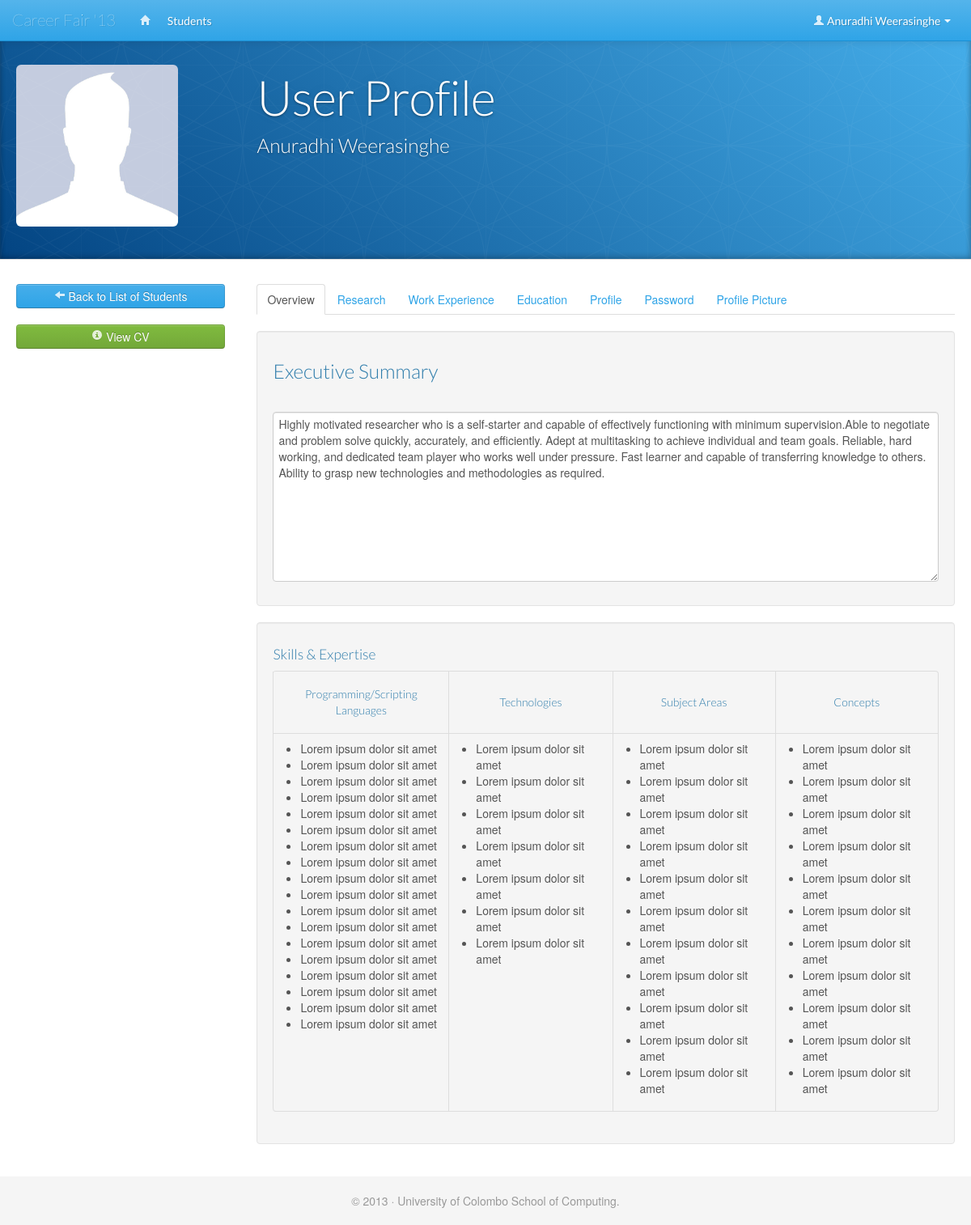
Page /view_profile.php (signed in) on the committed database.
### tables this page shows
CREATE TABLE IF NOT EXISTS `user_logins` (
  `id` int(11) NOT NULL AUTO_INCREMENT,
  `object_type` int(11) NOT NULL,
  `username` varchar(50) NOT NULL,
  `password` varchar(50) NOT NULL,
  `first_name` varchar(100) NOT NULL,
  `last_name` varchar(100) NOT NULL,
  `email_address` varchar(255) NOT NULL,
  `telephone_number` varchar(20) NOT NULL,
  PRIMARY KEY (`id`),
  KEY `object_type` (`object_type`)
);

CREATE TABLE IF NOT EXISTS `user_students` (
  `id` int(11) NOT NULL AUTO_INCREMENT,
  `login_id` int(11) NOT NULL,
  `degree_program_id` int(11) NOT NULL,
  `executive_summary` text NOT NULL,
  `research_project_title` text NOT NULL,
  `research_project_desc` text NOT NULL,
  `cv_file_name` varchar(255) NOT NULL,
  PRIMARY KEY (`id`),
  KEY `degree_program_id` (`degree_program_id`),
  KEY `login_id` (`login_id`)
);

### includes/session.php (called while the page is built, shortened)
<?php
require_once("database.php");
class Session {
	private function check_log_in(){
		if (isset($_SESSION['id']) && isset($_SESSION['object_type'])){
			$this->object_type = $_SESSION['object_type'];
			$this->logged_in = true;
		} else {
			unset($this->id);
			unset($this->object_type);
			$this->logged_in = false;
		}
	}
}
$session = new Session();
?>

### includes/user_login.php (called while the page is built, shortened)
<?php
require_once("database.php");
class UserLogin extends DatabaseObject {
	protected static $table_name = "user_logins";
	public $first_name;
	public $last_name;
	public function get_user($id){
		$sql  = "SELECT * FROM " . static::$table_name;
		$sql .= " WHERE id = " . $id;
		$sql .= " LIMIT 1";
		$result_array = self::find_by_sql($sql);
		return !empty($result_array) ? array_shift($result_array) : false;
	}
	public function full_name(){
		if (isset($this->first_name) && isset($this->last_name)){
			return $this->first_name . " " . $this->last_name;
		} else {
			return "";
		}
	}
}
?>

### includes/database.php (called while the page is built, shortened)
<?php
class MySQLDatabase{
	private $connection;
	public function open_connection(){
		$this->connection = mysql_connect(DB_SERVER, DB_USER, DB_PASS);
	}
	public function query($sql){
		$result = mysql_query($sql, $this->connection);
		return $result;
	}
	public function fetch_array($result_set){
		return mysql_fetch_array($result_set);
	}
}
$database = new MySQLDatabase();
?>

### includes/database_object.php (called while the page is built, shortened)
<?php
require_once("database.php");
class DatabaseObject {
	protected static $db_fields;
	public static function find_by_sql($sql=""){
		global $database;
		$result_set = $database->query($sql);
		$object_array = array();
		while ($row = $database->fetch_array($result_set)){
			$object_array[] = static::instantiate($row);
		}
		return $object_array;
	}
	private static function instantiate($row){
		$object = new $class_name;
		foreach($row as $attribute=>$value){
			if ($object->has_attribute($attribute)){
				$object->$attribute = $value;
			}
		}
		return $object;
	}
	private function has_attribute($attribute){
		return array_key_exists($attribute, $this->attributes());
	}
	protected function attributes(){
		$attributes = array();
		foreach(static::$db_fields as $field){
			if(property_exists($this, $field)){
				$attributes[$field] = $this->$field;
			}
		}
		return $attributes;
	}
}
?>

### includes/student.php (called while the page is built, shortened)
<?php
require_once("database.php");
class Student extends DatabaseObject {
	protected static $table_name = "user_students";
	public function get_user($id){
		$sql  = "SELECT * FROM " . static::$table_name;
		$sql .= " WHERE login_id = " . $id;
		$sql .= " LIMIT 1";
		$result_array = self::find_by_sql($sql);
		return !empty($result_array) ? array_shift($result_array) : false;
	}
}
?>

### public/view_profile.php (the view, shortened to what this page needs)
<?php
require_once("../includes/initialize.php");
$user_login_object = new UserLogin();
$student_object = new Student();
$admin_user_object = new AdminUser();
$company_user_object = new CompanyUser();
$photo_object = new Photo();
if ($session->is_logged_in()){
	if ($session->object_type == 3){
		$user = $user_login_object->get_user($_SESSION['id']);
		$admin_user = $admin_user_object->get_user($user->id);
		$admin_levels = AdminLevel::find_all();
		if (isset($_POST['submit'])){
			$user->username = $_POST['username'];
			$user->first_name = $_POST['first_name'];
			$user->last_name = $_POST['last_name'];
			$user->email_address = $_POST['email_address'];
			$user->admin_level = $_POST['admin_level'];
			if ($user->update()){
				$session->message("Success! Your details were updated. ");
				redirect_to('view_profile.php');
			} else {
				$session->message("Error! Your details could not be updated. ");
			}
		}
		if (isset($_POST['update'])){
			if ($_POST['old_password'] == $user->password){
				$user->password = $_POST['new_password'];
				if ($user->update()){
					$session->message("Success! Your password was updated. ");
					redirect_to('view_profile.php');
				} else {
					$session->message("Error! Your password could not be updated. ");
				}
			} else {
				$session->message("Error! The existing password did not match. ");
			}
		}
		if (isset($_POST['upload'])){
			$photo = new Photo();
			$photo->related_object_type = '3';
			$photo->related_object_id = $user->id;
			$photo->photo_type = 9;
			$photo->attach_file_admin_user($_FILES['file_upload'], $user->id, $user->first_name, $user->last_name);
			if ($photo->save()){
				$session->message("Success! The photo was uploaded successfully. ");
				redirect_to('list_admin_users.php');
			} else {
				$message = join("<br />", $photo->errors);
			}
		}
	} else if ($session->object_type == 2){
		$user = $user_login_object->get_user($_SESSION['id']);
		$student = $student_object->get_user($user->id);
		$profile_picture_of_student = $photo_object->get_profile_picture(2, $student->id);
	} else if ($session->object_type == 5){
		$user = $user_login_object->get_user($_SESSION['id']);
		$company_user = $company_user_object->get_user($user->id);
	}
}
?>
<!DOCTYPE html>
<html lang="en">
  <head>
    <?php require_once('../includes/layouts/header.php');?>
  </head>
  <body>
    <div id="wrap">
      <?php require_once('../includes/layouts/navbar.php');?>
      <header class="jumbotron subhead">
		 <div class="container-fluid">
		 <div class="row-fluid">
		 <div class="span3">
		 <?php
         if (!empty($profile_picture_of_student->filename)) {
         	echo '<img src="../' . $profile_picture_of_student->image_path() . '" width="200" class="img-rounded" />';
         } else {
         	echo '<img src="img/default-prof-pic.jpg" width="200" class="img-rounded" alt="Please upload a profile picture" />';
         }
         ?>
		 </div>
		 <div class="span9">
		 	<h1>User Profile</h1>
		 	<h3><?php echo $user->full_name();?></h3>
		 </div>
		 </div>
		 </div>
	  </header>
      <div class="container-fluid">
        <div class="row-fluid">
        <div class="span3">
	        <div class="sidenav" data-spy="affix" data-offset-top="275">
	        	<a href="list_students.php" class="btn btn-primary btn-block"><i class="icon-arrow-left icon-white"></i> Back to List of Students</a><br />
	        	<?php if ($session->object_type == 2) { ?>
	        	<a href="view_student_cv.php?s=<?php echo $user->username; ?>" class="btn btn-success btn-block"><i class="icon-info-sign icon-white"></i> View CV</a><br />
	        	<?php } ?>
	        </div>
        </div>
        <div class="span9">
	    <section>
	    <ul class="nav nav-tabs">
	      <?php if ($session->object_type == 2) { ?>
	      <li class="active"><a href="#overview" data-toggle="tab">Overview</a></li>
	      <li><a href="#research" data-toggle="tab">Research</a></li>
	      <li><a href="#work_experience" data-toggle="tab">Work Experience</a></li>
	      <li><a href="#education" data-toggle="tab">Education</a></li>
	      <?php } ?>
	      <li<?php if ($session->object_type != 2){echo ' class="active"';}?>><a href="#user_details" data-toggle="tab">Profile</a></li>
	      <li><a href="#password_update" data-toggle="tab">Password</a></li>
	      <li><a href="#profile_picture" data-toggle="tab">Profile Picture</a></li>
	    </ul>
	    <div id="myTabContent" class="tab-content">
	    <?php if ($session->object_type == 2) { ?>
	    <div class="tab-pane <?php if ($session->object_type == 2) {echo 'active in';} else {echo 'fade';} ?>" id="overview">
	      	<div class="well">
      			<h3>Executive Summary</h3>
      			<br />
      			<textarea rows="10" class="span12"><?php echo $student->executive_summary; ?></textarea>
      		</div>
      		<div class="well">
      			<h4>Skills &amp; Expertise</h4>
      			<table class="table table-bordered table-hover">
      			<thead>
	      			<tr align="center">
	      				<td><h5>Programming/Scripting Languages</h5></td>
	      				<td><h5>Technologies</h5></td>
	      				<td><h5>Subject Areas</h5></td>
	      				<td><h5>Concepts</h5></td>
	      			</tr>
      			</thead>
      			<tbody>
      				<tr valign="top">
      					<td>
      					<ul>
			      			<li>Lorem ipsum dolor sit amet</li>
			      			<li>Lorem ipsum dolor sit amet</li>
			      			<li>Lorem ipsum dolor sit amet</li>
			      			<li>Lorem ipsum dolor sit amet</li>
			      			<li>Lorem ipsum dolor sit amet</li>
			      			<li>Lorem ipsum dolor sit amet</li>
			      			<li>Lorem ipsum dolor sit amet</li>
			      			<li>Lorem ipsum dolor sit amet</li>
			      			<li>Lorem ipsum dolor sit amet</li>
			      			<li>Lorem ipsum dolor sit amet</li>
			      			<li>Lorem ipsum dolor sit amet</li>
			      			<li>Lorem ipsum dolor sit amet</li>
			      			<li>Lorem ipsum dolor sit amet</li>
			      			<li>Lorem ipsum dolor sit amet</li>
			      			<li>Lorem ipsum dolor sit amet</li>
			      			<li>Lorem ipsum dolor sit amet</li>
			      			<li>Lorem ipsum dolor sit amet</li>
			      			<li>Lorem ipsum dolor sit amet</li>
      					</ul>
      					</td>
      					<td>
      					<ul>
			      			<li>Lorem ipsum dolor sit amet</li>
			      			<li>Lorem ipsum dolor sit amet</li>
			      			<li>Lorem ipsum dolor sit amet</li>
			      			<li>Lorem ipsum dolor sit amet</li>
			      			<li>Lorem ipsum dolor sit amet</li>
			      			<li>Lorem ipsum dolor sit amet</li>
			      			<li>Lorem ipsum dolor sit amet</li>
      					</ul>
      					</td>
      					<td>
      					<ul>
			      			<li>Lorem ipsum dolor sit amet</li>
			      			<li>Lorem ipsum dolor sit amet</li>
			      			<li>Lorem ipsum dolor sit amet</li>
			      			<li>Lorem ipsum dolor sit amet</li>
			      			<li>Lorem ipsum dolor sit amet</li>
			      			<li>Lorem ipsum dolor sit amet</li>
			      			<li>Lorem ipsum dolor sit amet</li>
			      			<li>Lorem ipsum dolor sit amet</li>
			      			<li>Lorem ipsum dolor sit amet</li>
			      			<li>Lorem ipsum dolor sit amet</li>
			      			<li>Lorem ipsum dolor sit amet</li>
      					</ul>
      					</td>
      					<td>
      					<ul>
			      			<li>Lorem ipsum dolor sit amet</li>
			      			<li>Lorem ipsum dolor sit amet</li>
			      			<li>Lorem ipsum dolor sit amet</li>
			      			<li>Lorem ipsum dolor sit amet</li>
			      			<li>Lorem ipsum dolor sit amet</li>
			      			<li>Lorem ipsum dolor sit amet</li>
			      			<li>Lorem ipsum dolor sit amet</li>
			      			<li>Lorem ipsum dolor sit amet</li>
			      			<li>Lorem ipsum dolor sit amet</li>
			      			<li>Lorem ipsum dolor sit amet</li>
			      			<li>Lorem ipsum dolor sit amet</li>
      					</ul>
      					</td>
      				</tr>
      			</tbody>
      			</table>
      		</div>
	    </div>
	    <?php } ?>
	  	</div>
	  	</section>
	  	</div>
	  	</div>
      </div>
      <div class="clearfix">&nbsp;</div>
      <div id="push"></div>
    </div>
    <?php require_once('../includes/layouts/footer.php');?>
  </body>
</html>

### includes/layouts/navbar.php (shortened to what this page needs)
<div class="navbar navbar-fixed-top navbar-invers">
  <div class="navbar-inner">
    <div class="container">
      <a class="brand" href="index.php"><?php echo WEB_APP_SHORT_NAME; ?></a>
      <div class="nav-collapse collapse navbar-responsive-collapse">
        <ul class="nav navbar-nav">
          <li<?php if (!empty($page) && $page == 'index'){echo ' class="active"';}?>><a href="index.php"><i class="icon-home icon-white"></i></a></li>
          <li><a href="list_students.php">Students</a></li>
        </ul>
        <ul class="nav navbar-nav pull-right">
          <?php if (!empty($session->id) && ($session->object_type == 3 || $session->object_type == 2 || $session->object_type == 5) ) {  ?>
          	<li class="dropdown">
          	<a href="#" class="dropdown-toggle" data-toggle="dropdown">
          	<i class="icon-user icon-white"></i> <?php if (!empty($user->id)) { echo $user->full_name(); } ?> <b class="caret"></b>
          	</a>
          	</li>
          <?php } else { ?>
          	<li><a href="login.php">Login</a></li>
          <?php } ?>
        </ul>
      </div>
    </div>
  </div>
</div>

### public/css/bootswatch-cerulean/docs.css (style rules this page uses)
body { position: relative; padding-top: 40px; }
section { padding-top: 30px; }
section > ul li { margin-bottom: 5px; }
.jumbotron { position: relative; padding: 40px 0; color: #fff; text-align: center; text-shadow: 0 1px 3px rgba(0,0,0,.4), 0 0 30px rgba(0,0,0,.075); background: #034482; background: -moz-linear-gradient(45deg, #034482 0%, #45aeea 100%); background: -webkit-gradient(linear, left bottom, right top, color-stop(0%,#034482), color-stop(100%,#45aeea)); background: -webkit-linear-gradient(45deg, #034482 0%,#45aeea 100%); background: -o-linear-gradient(45deg, #034482 0%,#45aeea 100%); background: -ms-linear-gradient(45deg, #034482 0%,#45aeea 100%); background: linear-gradient(45deg, #034482 0%,#45aeea 100%); filter: progid:DXImageTransform.Microsoft.gradient( startColorstr='#034482', endColorstr='#45aeea',GradientType=1 ); -webkit-box-shadow: inset 0 3px 7px rgba(0,0,0,.2), inset 0 -3px 7px rgba(0,0,0,.2); -moz-box-shadow: inset 0 3px 7px rgba(0,0,0,.2), inset 0 -3px 7px rgba(0,0,0,.2); box-shadow: inset 0 3px 7px rgba(0,0,0,.2), inset 0 -3px 7px rgba(0,0,0,.2); }
.jumbotron h1 { font-size: 80px; font-weight: 300; letter-spacing: -1px; line-height: 1; }
.jumbotron:after { content: ''; display: block; position: absolute; top: 0; right: 0; bottom: 0; left: 0; background: url(../../img/masthead-pattern.png) repeat center center; opacity: .4; }
.subhead { text-align: left; border-bottom: 1px solid #ddd; }
.subhead h1 { font-size: 60px; color: #fff; }
.subhead h3 { color: #fff; }
h2 + table, h3 + table, h4 + table, h2 + .row { margin-top: 5px; }
.sidenav { margin: 30px 0 0; padding: 0; background-color: #fff; }
@media (min-width: 1200px) { .sidenav { width: 258px; } }

### includes/layouts/header.php (style rules this page uses)
html, body { height: 100%; }
#wrap { min-height: 100%; height: auto !important; height: 100%; margin: 0 auto -60px; }
#push, #footer { height: 60px; }

### rows in the picture
user_logins: $user->full_name() "Anuradhi Weerasinghe"
user_students: executive_summary "Highly motivated researcher who is a self-starter and capable of effectively functioning with minimum supervision.Able to negotiate and problem solve quickly, accurately, and efficiently. Adept at multitasking to achieve individual and team goals. Reliable, hard working, and dedicated team player who works well under pressure. Fast learner and capable of transferring knowledge to others. Ability to grasp new technologies and methodologies as required."

### other values in the picture
WEB_APP_SHORT_NAME "Career Fair '13"
